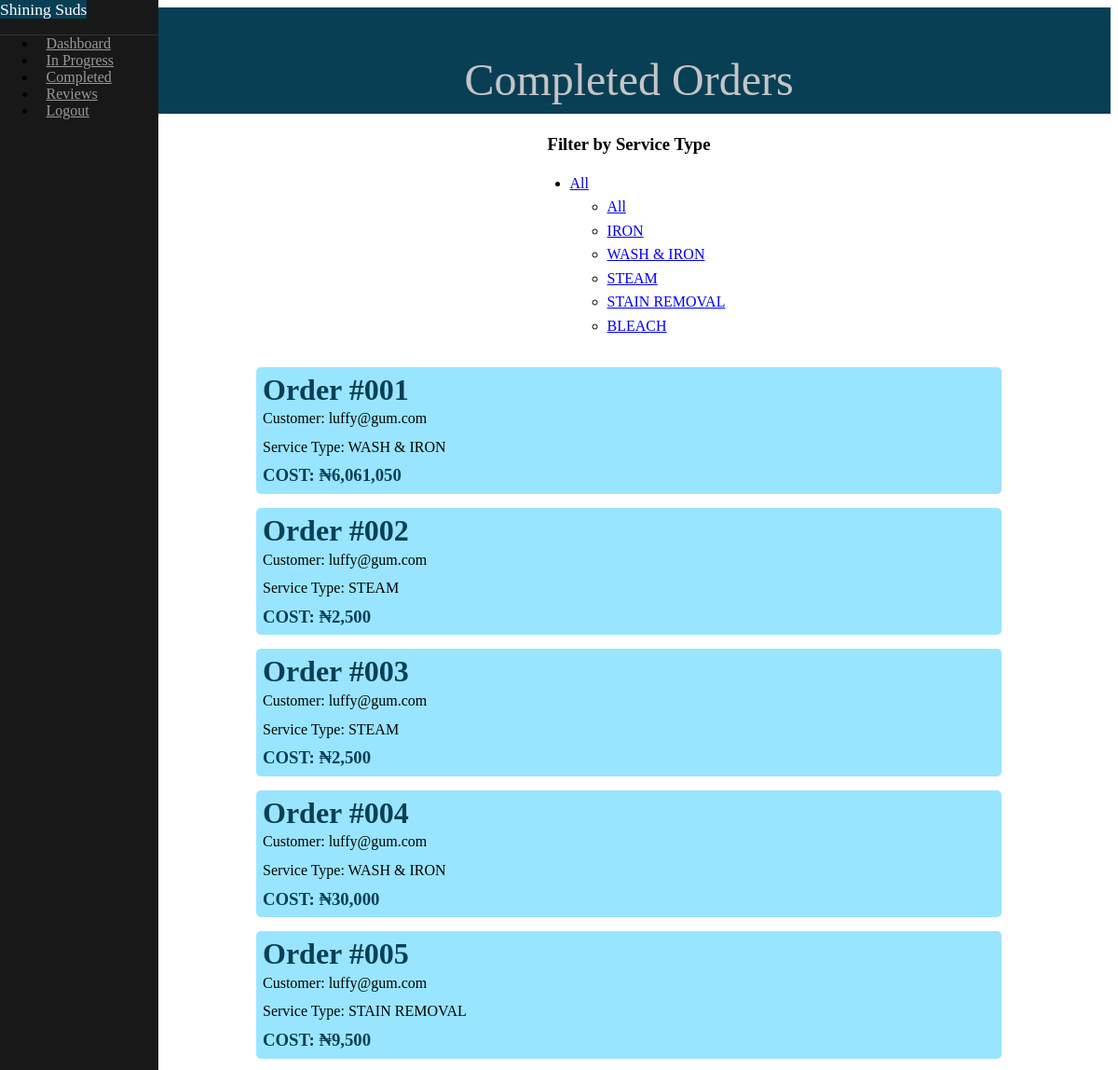
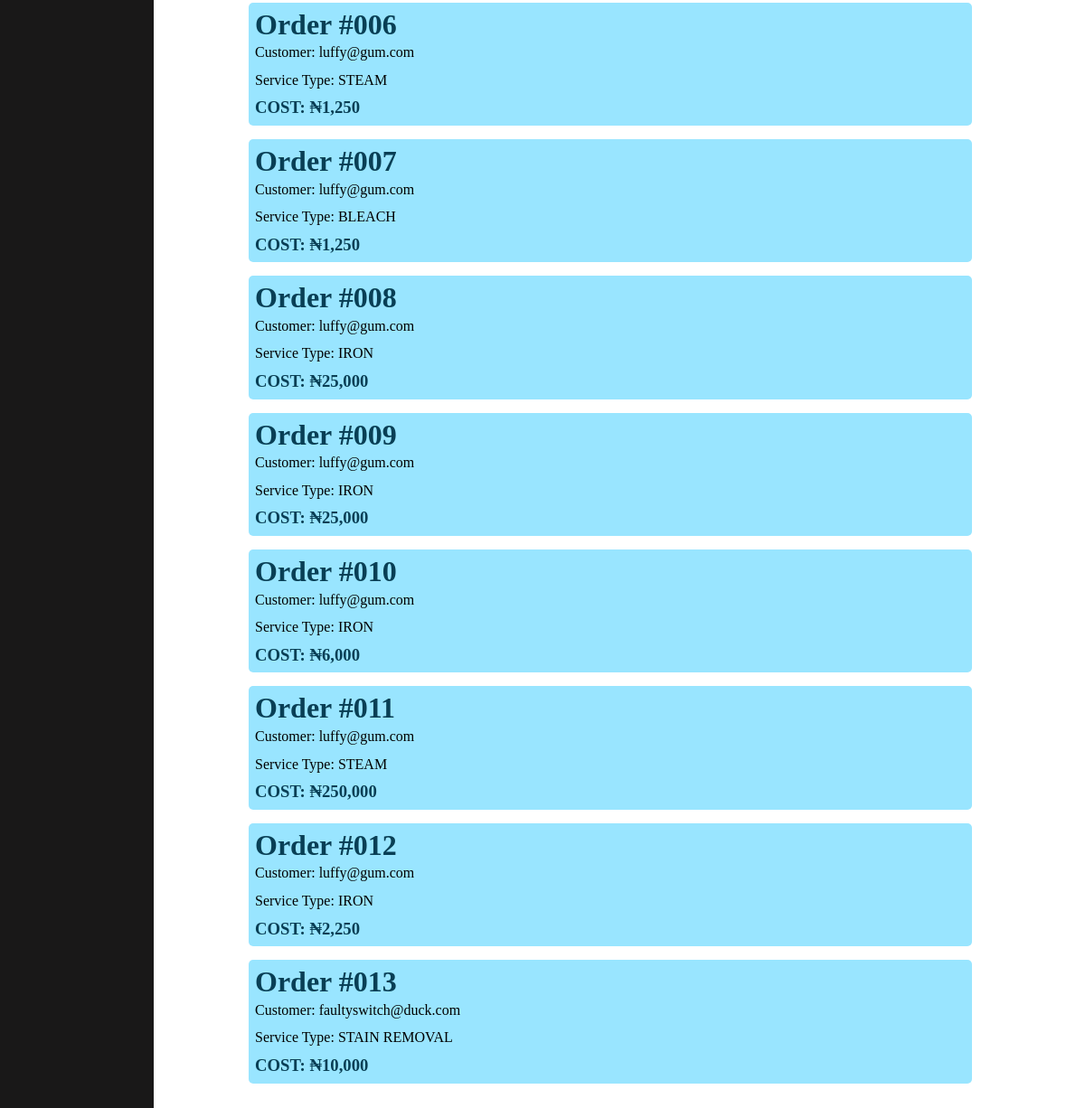
The page /admin/completed (signed in) on the database as committed earlier (2 pictures, top to bottom).
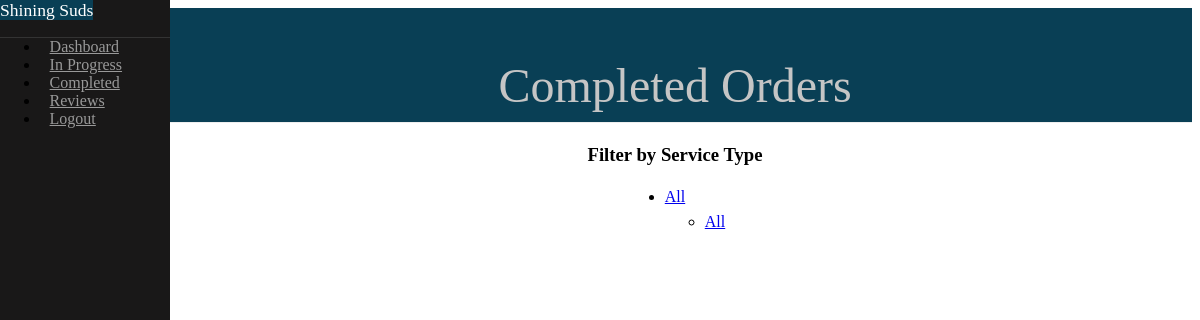
The same page on the database as committed later.
### laundry/models.py (models this page shows, shortened)
class Order(db.Model):
    __tablename__ = 'orders'
    id = db.Column(db.Integer, primary_key=True, index=True)
    amount = db.Column(db.Integer, nullable=False)
    clothes_count = db.Column(db.Integer, nullable=False)
    status = db.Column(db.BOOLEAN, default=False)
    service_type = db.Column(db.String, default='WASH & IRON')
    created = db.Column(db.DateTime, default=datetime.datetime.now())
    pickup_date = db.Column(db.DateTime, nullable=False)
    pickup_addr = db.Column(db.String, nullable=False)
    delivery_addr = db.Column(db.String, nullable=False)
    reviewed = db.Column(db.BOOLEAN, default=False)
    special_instr = db.Column(db.Text(), nullable=True)
    user_id = db.Column(db.Integer, db.ForeignKey('users.id', name='fk_user_id'))
    user = db.relationship("User", uselist=False, backref="orders")

class User(db.Model, UserMixin):
    __tablename__ = 'users'
    id = db.Column(db.Integer, primary_key=True, index=True)
    name = db.Column(db.String, nullable=False)
    email = db.Column(db.String, unique=True, index=True, nullable=False)
    hashed_password = db.Column(db.String, nullable=False)
    is_active = db.Column(db.Boolean(), default=True)
    is_superuser = db.Column(db.Boolean(), default=False)
    phone = db.Column(db.String())
    address = db.Column(db.String())
    @property
    def password(self) -> AttributeError:
        return {'lol': 'nice try'}
    def get(index: str | int) -> Query | None:
        return User.query.get(index) or User.query.filter_by(email=index).first()

### laundry/admin/views.py (the view)
@admin.route('/completed')
@login_required
def completed():
    orders = Order.query.filter_by(status=True).all()
    types = {order.service_type for order in orders}
    return render_template('admin/completed.html', User=User, orders=orders, types=types)

### laundry/models.py (called while the page is built)
@login_manager.user_loader
def load_user(id):
    return User.get(id)

### laundry/templates/admin/completed.html (shortened to what this page needs)
{% extends "shared/base.html" %}
{% block content %}
<div id="main">
    <div class="header">
        <h1>Completed Orders</h1>
    </div>
    <div class="content">
        <h3 class="center" style="margin-bottom: 0;">Filter by Service Type</h3>
        <div class="pure-menu pure-menu-horizontal filter">
            <ul class="pure-menu-list">
                <li class="pure-menu-item pure-menu-has-children pure-menu-allow-hover">
                    <a href="#" id="menuLink1" class="pure-menu-link">{{ service_type or 'All' }}</a>
                    <ul class="pure-menu-children">
                        <li class="pure-menu-item">
                            <a href="{{ url_for('.completed') }}" class="pure-menu-link">All</a>
                        </li>
                        {% for service_type in types %}
                        <li class="pure-menu-item">
                            <a href="{{ url_for('.completed_filt', service_type=service_type) }}" class="pure-menu-link">{{ service_type }}</a>
                        </li>
                        {% endfor %}
                    </ul>
                </li>
            </ul>
        </div>
        <div class="pure-g">
            {% for order in orders %}
            <div class="pure-u-1 order">
                <h1>Order #{{ '{:03d}'.format(order.id) }}</h1>
                <p>Customer: {{ User.get(order.user_id).email }}</p>
                <p>Service Type: {{ order.service_type }}</p>
                <h3>COST: {{ '₦{:,}'.format(order.amount) }}</h3>
            </div>
            {% endfor %}
        </div>
    </div>
</div>
{% endblock %}

### laundry/templates/shared/base.html (shortened to what this page needs)
<!DOCTYPE html>
<html lang="en">
<head>
    <link rel="stylesheet" href="https://cdn.jsdelivr.net/npm/purecss@3.0.0/build/base-min.css">
    <link rel="stylesheet" href="https://cdn.jsdelivr.net/npm/purecss@3.0.0/build/pure-min.css">
    <link rel="stylesheet" href="https://cdn.jsdelivr.net/npm/purecss@3.0.0/build/grids-responsive-min.css">
    <link rel="stylesheet" href="{{ url_for('static', filename='css/pure-custom.css') }}", type="text/css">
    <link rel="stylesheet" href="{{ url_for('static', filename='css/my_custom.css') }}", type="text/css">
</head>
<body>
    <div id="layout">
        <div id="menu">
            {% include 'shared/menu.html' %}
        </div>
        {% block content %}
        {% endblock %}
    </div>
</body>
</html>

### laundry/templates/shared/menu.html (shortened to what this page needs)
{% if current_user.is_authenticated %}
{% if current_user.is_superuser %}
<div class="pure-menu">
    <span class="pure-menu-heading">Shining Suds</span>
    <ul class="pure-menu-list">
        <li class="pure-menu-item">
            <a href="{{ url_for('admin.dashboard') }}" class="pure-menu-link">Dashboard</a>
        </li>
        <li class="pure-menu-item">
            <a href="{{ url_for('admin.inprogress') }}" class="pure-menu-link">In Progress</a>
        </li>
        <li class="pure-menu-item">
            <a href="{{ url_for('admin.completed') }}" class="pure-menu-link">Completed</a>
        </li>
        <li class="pure-menu-item">
            <a href="{{ url_for('admin.reviews') }}" class="pure-menu-link">Reviews</a>
        </li>
        <li class="pure-menu-item">
            <a class="pure-menu-link" href="{{ url_for('auth.logout') }}">Logout</a>
        </li>
    </ul>
</div>
{% endif %}
{% endif %}

### laundry/static/css/pure-custom.css (style rules this page uses)
body { color: #000000; }
#layout, #menu, .menu-link { -webkit-transition: all 0.2s ease-out; -moz-transition: all 0.2s ease-out; -ms-transition: all 0.2s ease-out; -o-transition: all 0.2s ease-out; transition: all 0.2s ease-out; }
#layout { position: relative; left: 0; padding-left: 0; }
.content { margin: 0 auto; padding: 0 2em; max-width: 800px; margin-bottom: 50px; line-height: 1.6em; }
.header { margin: 0; color: #333; text-align: center; padding: 2.5em 2em 0; border-bottom: 1px solid #eee; background-color: rgb(9, 63, 85); font-family: Georgia, 'Times New Roman', Times, serif; }
.header h1 { margin: 0.2em 0; font-size: 3em; font-weight: 300; color: #c5c5c5; }
#menu { margin-left: -150px; width: 170px; position: fixed; top: 0; left: -20px; bottom: 0; z-index: 1000; background: #191818; overflow-y: auto; }
#menu a { color: #999; border: none; padding: 0.6em 0 0.6em 0.6em; }
#menu .pure-menu, #menu .pure-menu ul { border: none; background: transparent; }
#menu .pure-menu ul, #menu .pure-menu .menu-item-divided { border-top: 1px solid #333; }
#menu .pure-menu-selected, #menu .pure-menu-heading { background: rgb(9, 63, 85); }
#menu .pure-menu-heading { font-size: 110%; color: #fff; margin: 0; }
@media (min-width: 48em) { .header, .content { padding-left: 2em; padding-right: 2em; } }
@media (min-width: 48em) { #layout { padding-left: 150px; left: 0; } }
@media (min-width: 48em) { #menu { left: 150px; } }

### laundry/static/css/my_custom.css (style rules this page uses)
.center { display: flex; align-items: center; justify-content: center; }
.filter { display: flex; justify-content: center; }
::placeholder { color: rgb(9, 63, 85); opacity: 0.7; }

Rows that differ between the two databases and show on the page:
removed Order: service_type "IRON", id "008", amount "₦25,000"
removed Order: service_type "WASH & IRON", id "001", amount "₦6,061,050"
removed Order: service_type "STEAM", id "002", amount "₦2,500"
removed Order: service_type "STAIN REMOVAL", id "005", amount "₦9,500"
removed Order: service_type "BLEACH", id "007", amount "₦1,250"
removed User: get "luffy@gum.com"
removed Order: id "003", service_type "STEAM", amount "₦2,500"
removed Order: id "004", service_type "WASH & IRON", amount "₦30,000"
removed Order: id "006", service_type "STEAM", amount "₦1,250"
removed Order: id "009", service_type "IRON", amount "₦25,000"
removed Order: id "010", service_type "IRON", amount "₦6,000"
removed Order: id "011", service_type "STEAM", amount "₦250,000"
removed Order: id "012", service_type "IRON", amount "₦2,250"
removed Order: id "013", service_type "STAIN REMOVAL", amount "₦10,000"
removed User: get "faultyswitch@duck.com"
